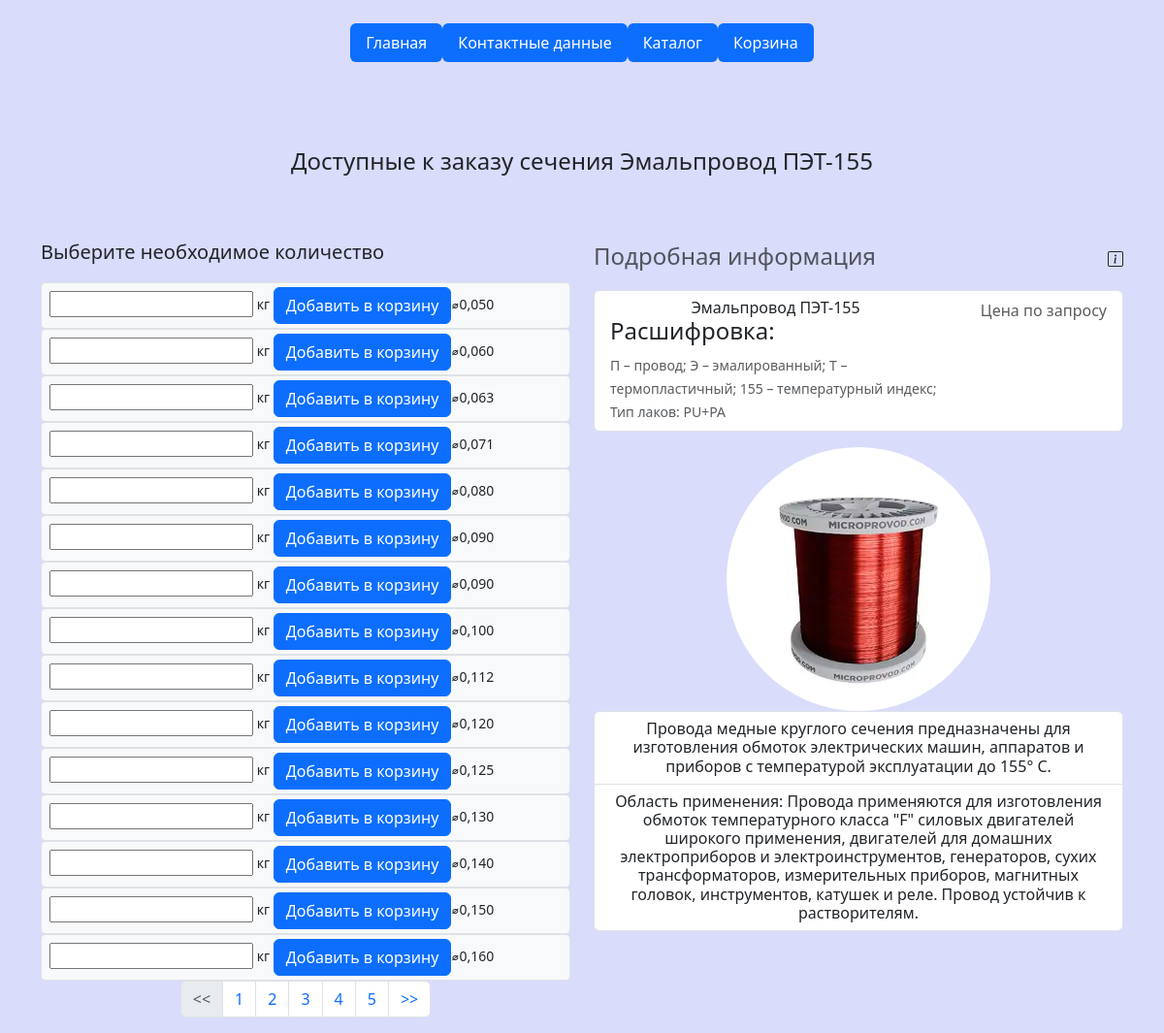
The app's page /products/emalprovod-pet-155/ with its own data.
### indexapp/models.py (models this page shows, shortened)
class Products(models.Model):
    sections = models.ManyToManyField('Sections')
    category = models.ForeignKey(to=Categories, on_delete=models.CASCADE)
    name = models.CharField(max_length=128)
    slug = models.SlugField(max_length=100, db_index=True, unique=True, verbose_name='URL')
    description = models.TextField()
    application = models.TextField()
    image = models.ImageField(upload_to='media/products_images')
    class Meta:
        ordering = ('name',)
        index_together = (('id', 'slug'),)

class Categories(models.Model):
    name = models.CharField(max_length=128, unique=True)
    description = models.CharField(max_length=512)
    class Meta:
        verbose_name = 'Категорию'
        verbose_name_plural = 'Categories'

class Sections(models.Model):
    section = models.CharField(max_length=15)
    class Meta:
        ordering = ('section',)
        verbose_name = 'Сечение'
        verbose_name_plural = 'Сечения'

### indexapp/views.py (the view)
# urls.py: path('products/<slug:slug>/', views.product_view_detail, name='product_detail'),
def product_view_detail(request, slug, page_number=1):
    product = get_object_or_404(Products, slug=slug)
    per_page = 15
    paginator = Paginator(product.sections.all(), per_page)
    sections_paginator = paginator.page(page_number)
    section_add_form = CartAddSectionForm()
    context = {
        'product': product,
        'sections': sections_paginator,
        'section_add_form': section_add_form,
        'title': 'Карточка продукта'
    }
    return render(request, 'indexapp/product_detail.html', context)

### cart/forms.py
class CartAddSectionForm(forms.Form):
    quantity = forms.IntegerField(max_value=500, label='')
    exclude = ['quantity']
    update = forms.BooleanField(required=False, initial=False, widget=forms.HiddenInput)

### cart/context_processors.py (called while the page is built)
def cart(request):
    return {'cart': Cart(request)}

### indexapp/templates/indexapp/product_detail.html (shortened to what this page needs)
{% extends 'indexapp/base.html' %}
{% block content %}
<div class="container">
    <div class="py-5 text-center">
        <p class="lead"><h4>Доступные к заказу сечения {{ product.name }}</h4></p>
    </div>
    <div class="row">
        <div class="col-md-6 order-md-3 mb-4">
                <h4 class="d-flex justify-content-between align-items-center mb-3">
                    <span class="text-muted">Подробная информация</span>
                    <span style="font-size:2rem;">
                    </span>
                </h4>
            <ul class="list-group mb-3">
                <li class="list-group-item d-flex justify-content-between lh-condensed">
                    <div class="col-md-8">
                        <h6 class="my-0 text-center">{{ product.name }}</h6>
                        <h4>Расшифровка:</h4>
                        <small class="text-muted">{{ product.description }}</small>
                    </div>
                    <span class="text-muted">Цена по запросу</span>
                </li>
            </ul>
            <img src="{{ product.image.url }}"
                 class="rounded-circle img-fluid mx-auto d-block"
                 alt="фото продукта"
                 width="272"
                 height="292">
            <ul class="list-group mb-3">
                <li class="list-group-item d-flex justify-content-between lh-condensed">
                    <div>
                        <h6 class="my-0 text-center">{{ product.category.description }}</h6>
                    </div>
                </li>
                <li class="list-group-item d-flex justify-content-between lh-condensed">
                    <div>
                        <h6 class="my-0 text-center">{{ product.application }}</h6>
                    </div>
                </li>
            </ul>
        </div>
        <div class="col-md-6 order-md-1">
            <p class="mb-10 lead">Выберите необходимое количество</p>
            {% for section in sections %}
                    <div class="form-group">
                        <form action="{% url "cart_add" section.id product.id %}" class="bg-light form-control input-sm form-control-sm" method="post">
                        {{ section_add_form}}кг
                        <input type="submit" value="Добавить в корзину" class="btn btn-primary col-xs-3"><span>⌀{{ section.section }}</span>
                        </form>
                    </div>
            {% endfor %}
            <nav aria-label="Page navigation example">
                <ul class="pagination justify-content-center">
                    <li class="page-item {% if not sections.has_previous %} disabled {% endif %}">
                        <a class="page-link"
                           href="{% if sections.has_previous %} {% url 'paginator' product.slug sections.previous_page_number %} {% else %} # {% endif %}"
                           tabindex="-1" aria-disabled="true">
                            <<
                        </a>
                    </li>
                    {% for page in sections.paginator.page_range %}
                    <li class="page-item">
                        <a class="page-link"
                           href="{% url 'paginator' product.slug page%}">
                            {{ page }}
                        </a>
                    </li>
                    {% endfor %}
                    <li class="page-item {% if not sections.has_next %} disabled {% endif %}">
                        <a class="page-link"
                           href="{% if sections.has_next %} {% url 'paginator' product.slug sections.next_page_number %} {% else %} # {% endif %}">
                            >>
                        </a>
                    </li>
                </ul>
            </nav>
        </div>
    </div>
</div>
{% endblock %}

### records on screen
Products: name "Эмальпровод ПЭТ-155", description "П – провод; Э – эмалированный; Т – термопластичный; 155 – температурный индекс; Тип лаков: PU+PA", image (picture), category.description "Провода медные круглого сечения предназначены для изготовления обмоток электрических машин, аппаратов и приборов с температурой эксплуатации до 155° С.", application "Область применения: Провода применяются для изготовления обмоток температурного класса \"F\" силовых двигателей широкого применения, двигателей для домашних электроприборов и электроинструментов, генераторов, сухих трансформаторов, измерительных приборов, магнитных головок, инструментов, катушек и реле. Провод устойчив к растворителям."
Sections: section "0,050"
Sections: section "0,060"
Sections: section "0,063"
Sections: section "0,071"
Sections: section "0,080"
Sections: section "0,090"
Sections: section "0,090"
Sections: section "0,100"
Sections: section "0,112"
Sections: section "0,120"
Sections: section "0,125"
Sections: section "0,130"
Sections: section "0,140"
Sections: section "0,150"
Sections: section "0,160"

### other values on screen
{{ page }} "1" "2" "3" "4" "5"
